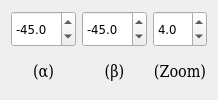
             <widget class="QFrame" name="frameWin4">
              <property name="frameShape">
               <enum>QFrame::NoFrame</enum>
              </property>
              <property name="frameShadow">
               <enum>QFrame::Raised</enum>
              </property>
              <layout class="QHBoxLayout" name="horizontalLayout_13">
               <item>
                <layout class="QVBoxLayout" name="verticalLayout_44">
                 <item>
                  <widget class="QDoubleSpinBox" name="alpha6view_window4">
                   <property name="sizePolicy">
                    <sizepolicy hsizetype="Fixed" vsizetype="Preferred">
                     <horstretch>0</horstretch>
                     <verstretch>0</verstretch>
                    </sizepolicy>
                   </property>
                   <property name="minimumSize">
                    <size>
                     <width>20</width>
                     <height>0</height>
                    </size>
                   </property>
                   <property name="maximumSize">
                    <size>
                     <width>167777</width>
                     <height>16777215</height>
                    </size>
                   </property>
                   <property name="font">
                    <font>
                     <family>DejaVu Sans Condensed</family>
                     <pointsize>10</pointsize>
                    </font>
                   </property>
                   <property name="decimals">
                    <number>1</number>
                   </property>
                   <property name="minimum">
                    <double>-360.000000000000000</double>
                   </property>
                   <property name="maximum">
                    <double>360.000000000000000</double>
                   </property>
                   <property name="singleStep">
                    <double>0.100000000000000</double>
                   </property>
                   <property name="value">
                    <double>-45.000000000000000</double>
                   </property>
                  </widget>
                 </item>
                 <item>
                  <widget class="QLabel" name="label_65">
                   <property name="font">
                    <font>
                     <family>DejaVu Serif Condensed</family>
                     <pointsize>12</pointsize>
                    </font>
                   </property>
                   <property name="text">
                    <string>(α)</string>
                   </property>
                   <property name="alignment">
                    <set>Qt::AlignCenter</set>
                   </property>
                  </widget>
                 </item>
                </layout>
               </item>
               <item>
                <layout class="QVBoxLayout" name="verticalLayout_36">
                 <item>
                  <widget class="QDoubleSpinBox" name="beta6view_window4">
                   <property name="sizePolicy">
                    <sizepolicy hsizetype="Fixed" vsizetype="Preferred">
                     <horstretch>0</horstretch>
                     <verstretch>0</verstretch>
                    </sizepolicy>
                   </property>
                   <property name="minimumSize">
                    <size>
                     <width>20</width>
                     <height>0</height>
                    </size>
                   </property>
                   <property name="maximumSize">
                    <size>
                     <width>167777</width>
                     <height>16777215</height>
                    </size>
                   </property>
                   <property name="font">
                    <font>
                     <family>DejaVu Sans Condensed</family>
                     <pointsize>10</pointsize>
                    </font>
                   </property>
                   <property name="decimals">
                    <number>1</number>
                   </property>
                   <property name="minimum">
                    <double>-360.000000000000000</double>
                   </property>
                   <property name="maximum">
                    <double>360.000000000000000</double>
                   </property>
                   <property name="singleStep">
                    <double>0.100000000000000</double>
                   </property>
                   <property name="value">
                    <double>-45.000000000000000</double>
                   </property>
                  </widget>
                 </item>
                 <item>
                  <widget class="QLabel" name="label_57">
                   <property name="font">
                    <font>
                     <family>DejaVu Serif Condensed</family>
                     <pointsize>12</pointsize>
                    </font>
                   </property>
                   <property name="text">
                    <string>(β)</string>
                   </property>
                   <property name="alignment">
                    <set>Qt::AlignCenter</set>
                   </property>
                  </widget>
                 </item>
                </layout>
               </item>
               <item>
                <layout class="QVBoxLayout" name="verticalLayout_37">
                 <item>
                  <widget class="QDoubleSpinBox" name="zoom6view_window4">
                   <property name="sizePolicy">
                    <sizepolicy hsizetype="Fixed" vsizetype="Preferred">
                     <horstretch>0</horstretch>
                     <verstretch>0</verstretch>
                    </sizepolicy>
                   </property>
                   <property name="minimumSize">
                    <size>
                     <width>20</width>
                     <height>0</height>
                    </size>
                   </property>
                   <property name="maximumSize">
                    <size>
                     <width>167777</width>
                     <height>16777215</height>
                    </size>
                   </property>
                   <property name="font">
                    <font>
                     <family>DejaVu Sans Condensed</family>
                     <pointsize>10</pointsize>
                    </font>
                   </property>
                   <property name="decimals">
                    <number>1</number>
                   </property>
                   <property name="minimum">
                    <double>2.000000000000000</double>
                   </property>
                   <property name="maximum">
                    <double>14.000000000000000</double>
                   </property>
                   <property name="singleStep">
                    <double>0.100000000000000</double>
                   </property>
                   <property name="value">
                    <double>4.000000000000000</double>
                   </property>
                  </widget>
                 </item>
                 <item>
                  <widget class="QLabel" name="label_58">
                   <property name="font">
                    <font>
                     <family>DejaVu Serif Condensed</family>
                     <pointsize>12</pointsize>
                    </font>
                   </property>
                   <property name="text">
                    <string>(Zoom)</string>
                   </property>
                   <property name="alignment">
                    <set>Qt::AlignCenter</set>
                   </property>
                  </widget>
                 </item>
                </layout>
               </item>
              </layout>
             </widget>
